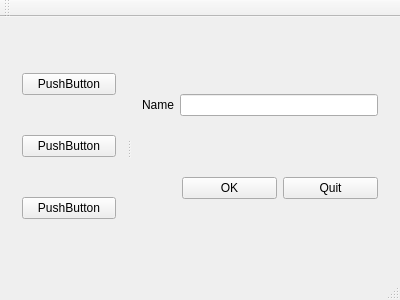
<?xml version="1.0" encoding="UTF-8"?>
<ui version="4.0">
 <class>MainWindow</class>
 <widget class="QMainWindow" name="MainWindow">
  <property name="geometry">
   <rect>
    <x>0</x>
    <y>0</y>
    <width>400</width>
    <height>300</height>
   </rect>
  </property>
  <property name="windowTitle">
   <string>MainWindow</string>
  </property>
  <widget class="QWidget" name="centralWidget">
   <layout class="QVBoxLayout" name="verticalLayout_3">
    <item>
     <widget class="QSplitter" name="splitter">
      <property name="orientation">
       <enum>Qt::Horizontal</enum>
      </property>
      <widget class="QWidget" name="">
       <layout class="QVBoxLayout" name="verticalLayout_2">
        <item>
         <widget class="QPushButton" name="pushButton_3">
          <property name="text">
           <string>PushButton</string>
          </property>
         </widget>
        </item>
        <item>
         <widget class="QPushButton" name="pushButton_4">
          <property name="text">
           <string>PushButton</string>
          </property>
         </widget>
        </item>
        <item>
         <widget class="QPushButton" name="pushButton_5">
          <property name="text">
           <string>PushButton</string>
          </property>
         </widget>
        </item>
       </layout>
      </widget>
      <widget class="QWidget" name="">
       <layout class="QVBoxLayout" name="verticalLayout">
        <item>
         <layout class="QHBoxLayout" name="horizontalLayout">
          <item>
           <widget class="QLabel" name="label">
            <property name="text">
             <string>Name</string>
            </property>
            <property name="buddy">
             <cstring>lineEdit</cstring>
            </property>
           </widget>
          </item>
          <item>
           <widget class="QLineEdit" name="lineEdit"/>
          </item>
         </layout>
        </item>
        <item>
         <layout class="QHBoxLayout" name="horizontalLayout_2">
          <item>
           <spacer name="horizontalSpacer">
            <property name="orientation">
             <enum>Qt::Horizontal</enum>
            </property>
            <property name="sizeType">
             <enum>QSizePolicy::Preferred</enum>
            </property>
            <property name="sizeHint" stdset="0">
             <size>
              <width>40</width>
              <height>20</height>
             </size>
            </property>
           </spacer>
          </item>
          <item>
           <widget class="QPushButton" name="pushButton">
            <property name="text">
             <string>OK</string>
            </property>
           </widget>
          </item>
          <item>
           <widget class="QPushButton" name="pushButton_2">
            <property name="text">
             <string>Quit</string>
            </property>
           </widget>
          </item>
         </layout>
        </item>
       </layout>
      </widget>
     </widget>
    </item>
   </layout>
  </widget>
  <widget class="QMenuBar" name="menuBar">
   <property name="geometry">
    <rect>
     <x>0</x>
     <y>0</y>
     <width>400</width>
     <height>22</height>
    </rect>
   </property>
  </widget>
  <widget class="QToolBar" name="mainToolBar">
   <attribute name="toolBarArea">
    <enum>TopToolBarArea</enum>
   </attribute>
   <attribute name="toolBarBreak">
    <bool>false</bool>
   </attribute>
  </widget>
  <widget class="QStatusBar" name="statusBar"/>
 </widget>
 <layoutdefault spacing="6" margin="11"/>
 <tabstops>
  <tabstop>pushButton</tabstop>
  <tabstop>pushButton_2</tabstop>
  <tabstop>pushButton_4</tabstop>
  <tabstop>pushButton_3</tabstop>
  <tabstop>lineEdit</tabstop>
  <tabstop>pushButton_5</tabstop>
 </tabstops>
 <resources/>
 <connections/>
</ui>
